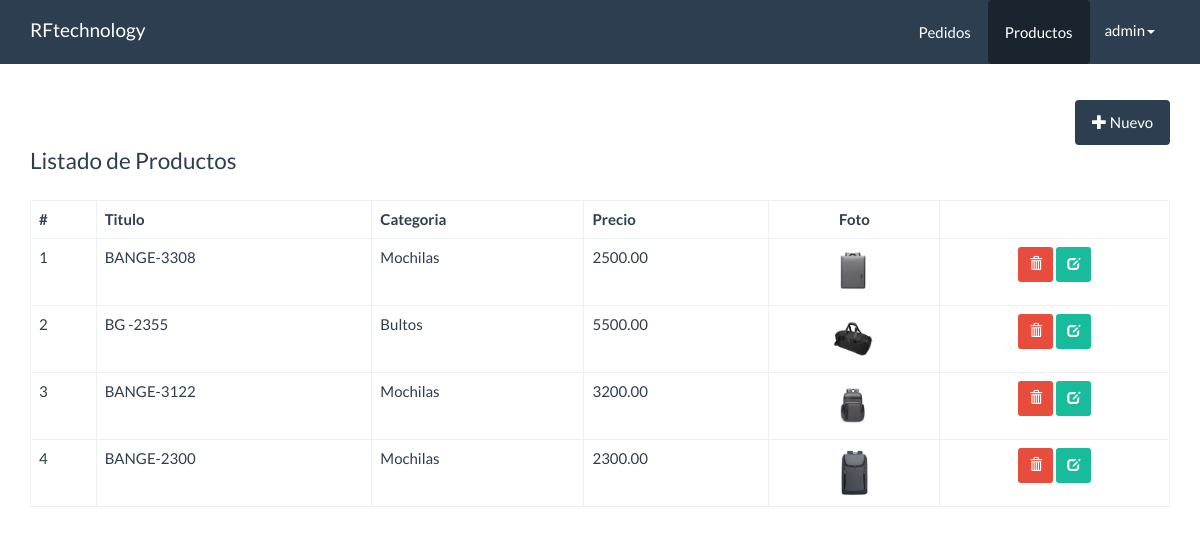
The app's page /crudrafa/panel/productos/index.php (signed in) with its own data.
### tables this page shows
CREATE TABLE `productos` (
  `id` int(11) NOT NULL,
  `titulo` varchar(255) NOT NULL,
  `descripcion` varchar(255) NOT NULL,
  `foto` varchar(100) NOT NULL,
  `precio` decimal(10,2) NOT NULL,
  `categoria_id` int(11) NOT NULL,
  `fecha` date NOT NULL,
  `estado` int(11) NOT NULL DEFAULT 1
);

CREATE TABLE `categorias` (
  `id` int(10) NOT NULL,
  `nombre` varchar(255) NOT NULL
);

### crudrafa/src/Productos.php (called while the page is built, shortened)
<?php
 class Productos{
    private $cn = null;
    public function __construct()
    {
        $this->config = parse_ini_file(__DIR__.'/../config.ini');
        $this->cn = new \PDO($this->config['dns'],$this->config['usuario'],$this->config['clave'],array(
            \PDO:: MYSQL_ATTR_INIT_COMMAND =>'SET NAMES utf8'
        ));
    }
    public function mostrar(){
        $sql ="SELECT  productos.id,titulo,descripcion,foto,nombre,precio,fecha,estado FROM productos
        INNER JOIN categorias
        ON productos.categoria_id = categorias.id ORDER BY productos.id DESC
        ";
        $resultado  = $this->cn->prepare($sql);
        if($resultado->execute())
            return $resultado-> fetchAll();
          return false;
    }
 }
?>

### crudrafa/panel/productos/index.php (the view, shortened to what this page needs)
<!DOCTYPE html>
<html lang="es">
  <head>
    <link rel="stylesheet" href="../../assets/css/bootstrap.min.css">
    <link rel="stylesheet" href="../../assets/css/estilos.css">
  </head>
  <body>
    <nav class="navbar navbar-default navbar-fixed-top">
      <div class="container">
        <div class="navbar-header">
          <a class="navbar-brand" href="../dashboard.php">RFtechnology</a>
        </div>
        <div id="navbar" class="navbar-collapse collapse">
          <ul class="nav navbar-nav pull-right">
            <li>
              <a href="../pedidos/index.php" class="btn">Pedidos</a>
            </li>
            <li class ="active">
              <a href="index.php" class="btn">Productos</a>
            </li>
            <li class="dropdown">
                <a href="#" class="dropdown-toggle" data-toggle="dropdown" role="button" aria-haspopup="true" aria-expanded="false"><?php print $_SESSION['usuario_info']['nombre_usuario']?><span class="caret"></span></a>
            </li>
          </ul>
        </div>
      </div>
    </nav>
    <div class="container" id="main">
      <div class="row">
        <div class="col-md-12">
          <div class="pull-right">
            <a href="form_registrar.php" class="btn btn-primary"><span class="glyphicon glyphicon-plus"></span> Nuevo</a>
          </div>
        </div>
      </div>
      <div class="row">
        <div class="col-md-12">
           <fieldset>
            <legend>Listado de Productos</legend>
            <table class ="table table-bordered">
               <thead>
                <tr>
                  <th>#</th>
                  <th>Titulo</th>
                  <th>Categoria</th>
                  <th>Precio</th>
                  <th class="text-center">Foto</th>
                  <th></th>
                </tr>
               </thead>
               <tbody>
                 <?php
                  $productos = new  mecatronicosrd\Productos;
                  $info_producto = $productos->mostrar();
                  $cantidad = count($info_producto);
                   if($cantidad>0){
                    $c=0;
                  for($x=0; $x < $cantidad; $x++){
                     $c++;
                     $item = $info_producto[$x];
                 ?>
                <tr>
                <td><?php print $c?></td>
                  <td><?php print $item['titulo']?></td>
                  <td><?php print $item['nombre']?></td>
                  <td><?php print $item['precio']?></td>
                  <td class="text-center">
                    <?php
                     $foto = '../../upload/'.$item['foto'];
                     if(file_exists($foto)){
                    ?>
                    <img src="<?php print $foto;?>" width="50">
                    <?php }else{?>
                          No hay Foto
                    <?php } ?>
                  </td>
                  <td class="text-center">
                  <a href="../acciones.php?id=<?php print $item['id']?>" class="btn btn-danger btn-sm" ><span class="glyphicon glyphicon-trash"></span> </a>
                  <a href="from_actualizar.php?id=<?php print $item['id']?>" class="btn btn-success btn-sm" ><span class="glyphicon glyphicon-edit"></span> </a>
                  </td>
                </tr>
                <?php
                }
                 }else{
                ?>
                <tr>
                <td colspan="6">No hay Registros</td>
                </tr>
                <?php
               }
                ?>
               </tbody>
            </table>
           </fieldset>
        </div>
      </div>
    </div>
  </body>
</html>

### crudrafa/assets/css/estilos.css (style rules this page uses)
#main { margin-top: 100px; }

### records on screen
productos: titulo "BANGE-3308", categoria.nombre "Mochilas", precio "2500.00", foto (picture)
productos: titulo "BG -2355", categoria.nombre "Bultos", precio "5500.00", foto (picture)
productos: titulo "BANGE-3122", categoria.nombre "Mochilas", precio "3200.00", foto (picture)
productos: titulo "BANGE-2300", categoria.nombre "Mochilas", precio "2300.00", foto (picture)

### other values on screen
$_SESSION['usuario_info']['nombre_usuario'] "admin"
